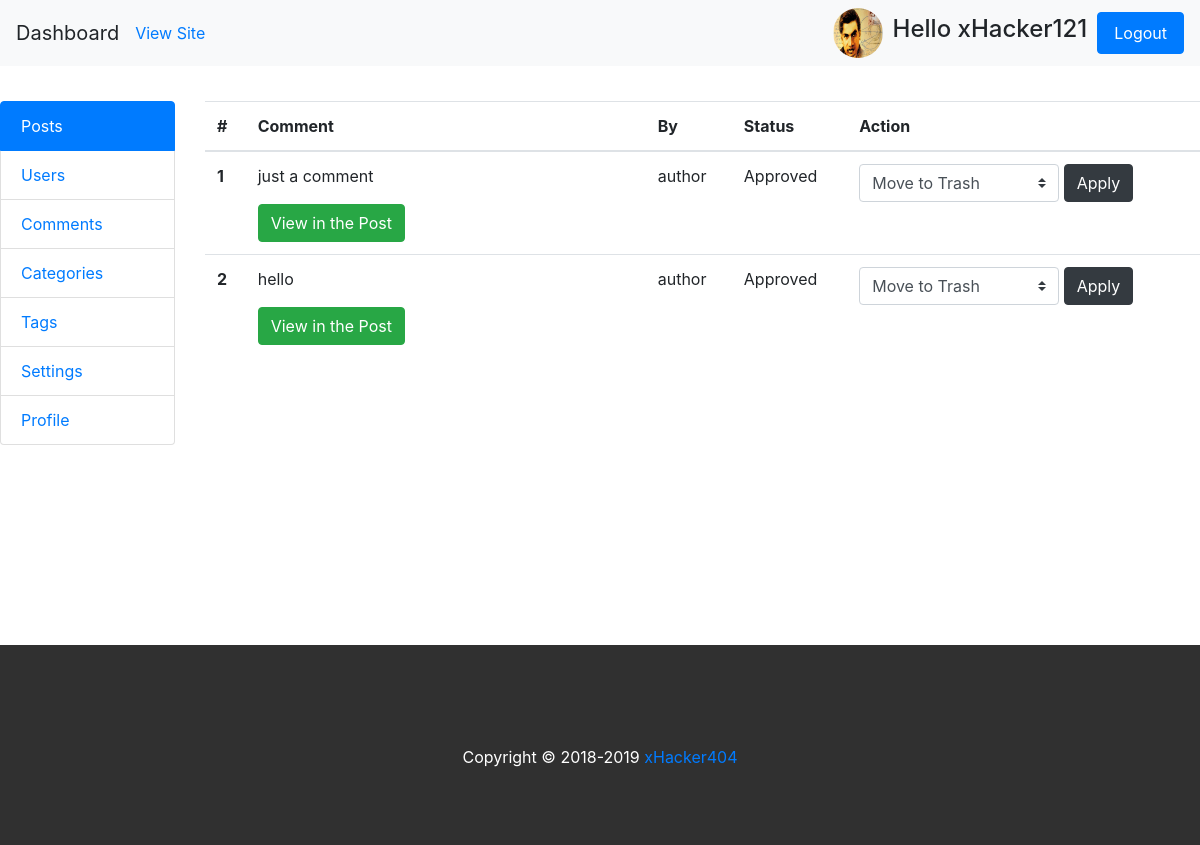
Screenshot of /backend/comments/ (signed in) with the database file from the repository.
### accounts/models.py (models this page shows)
class UserProfileInfo(models.Model):
    user = models.OneToOneField(User,on_delete=models.CASCADE)
    portfolio = models.URLField(blank=True)
    profile_pic = models.ImageField(upload_to='profile_pics', blank=True)
    def __str__(self):
        return self.user.username

### comments/models.py (models this page shows, shortened)
class Comment(models.Model):
    post = models.ForeignKey(Post,on_delete=models.CASCADE, default=1, related_name='comments')
    content = models.CharField(max_length=1000, blank=True)
    author = models.ForeignKey(UserProfileInfo,on_delete=models.CASCADE,default=1)
    created_date = models.DateTimeField(default=datetime.now())
    published_date = models.DateTimeField(null=True, blank=True)
    is_approved = models.BooleanField(default=False)

### backend/views.py (the view)
# urls.py: path('comments/', views.comments, name='comments'),
@user_passes_test(is_moderator)
def comments(request):
    comments = Comment.objects.all();
    my_dict = {'comments':comments}
    return render(request, 'backend/comments.html', context=my_dict)

### backend/views.py (called while the page is built)
def is_moderator(user):
    return user.is_staff

### blog/context_processors.py (called while the page is built)
def post_widget(request):
    all_posts = Post.objects.filter(status='published').order_by('published_date')
    years = []
    tags = Tag.objects.all()
    categories = Category.objects.all()
    for post in all_posts :
        year = post.published_date.year
        if year not in years:
            years.append(year)
    return {
    'all_posts':all_posts,
    'years':years,
    'tags':tags,
    'categories':categories
    }

def site_settings(request):
    settings = BlogSettings.objects.get(id=1)
    site_icon = settings.site_icon
    site_logo = settings.site_logo
    site_title = settings.site_title
    tagline = settings.tagline
    keywords = settings.keywords
    description = settings.description
    post_per_page = settings.post_per_page
    return {
    'site_icon':site_icon,
    'site_logo':site_logo,
    'site_title':site_title,
    'tagline':tagline,
    'keywords':keywords,
    'description':description,
     'post_per_page':post_per_page
    }

def user_profile_info(request):
    profile_pic = ""
    if request.method == 'GET':
        if(request.user.is_authenticated):
            current_user = request.user
            logged_in_user = UserProfileInfo.objects.get(user=current_user)
            profile_pic = logged_in_user.profile_pic
    return{
    'profile_pic':profile_pic
    }

### templates/backend/comments.html (shortened to what this page needs)
<!DOCTYPE html>
{% extends 'backend/base.html'%}
{% block content %}
<div class="col-md-10" >
		<div class="post" style="height:500px; overflow: scroll">
				<table class="table">
					<thead>
						<tr>
							<th scope="col">#</th>
							<th scope="col">Comment</th>
							<th scope="col">By</th>
							<th scope="col">Status</th>
							<th scope="col">Action</th>
						</tr>
					</thead>
					<tbody>
						{% if comments %}
							{% for comment in comments %}
							<tr>
								<th scope="row">{{forloop.counter }}</th>
								<td style="width:400px;">
										<p>{{ comment.content }}</p>
										<a href="/blog/posts/{{comment.post.id}}" class="btn btn-success">View in the Post</a>
								</td>
								<td>{{ comment.author }}</td>
								{% if comment.is_approved %}
								<td>Approved</td>
								<td>
										<form action="{% url 'backend:moderate_comment'%}" method="POST" >
										<select name="action" class="custom-select" style="width:200px">
												<option value="trash">
												Move to Trash
												</option>
										</select>
										<button type="submit" class="btn btn-dark">Apply</button>
									</form>
								</td>
								{% endif %}
							</tr>
							{% endfor %}
						{% endif %}
					</tbody>
				</table>
		</div>
</div>
</div>
{% endblock %}

### templates/backend/base.html (shortened to what this page needs)
<!DOCTYPE html>
{% load staticfiles %}
<html lang="us">
<head>
	<link href="{% static "css/bootstrap.min.css" %}"rel="stylesheet" type="text/css">
	<link href="{% static "css/jquery-ui.css" %}" rel="stylesheet">
	<link type="text/css" rel="stylesheet" href="https://cdn.jsdelivr.net/jquery.jssocials/1.4.0/jssocials.css" />
	<link type="text/css" rel="stylesheet" href="https://cdn.jsdelivr.net/jquery.jssocials/1.4.0/jssocials-theme-classic.css"/>
	<link rel="stylesheet" href="https://cdnjs.cloudflare.com/ajax/libs/font-awesome/4.7.0/css/font-awesome.min.css">
	  <link href="https://cdnjs.cloudflare.com/ajax/libs/summernote/0.8.11/summernote-bs4.css" rel="stylesheet">
	<link href="{% static "css/style.css" %}" rel="stylesheet" type="text/css">
</head>
<body>
    <div class="fluid-container">
    <div class="row">
        <div class="col-md-12">
            <nav class="navbar navbar-expand-lg navbar-light bg-light fixed-top">
              <a class="navbar-brand">Dashboard</a>
							<a target="_blank" href="{% url 'index' %}">View Site</a>
              <div class="collapse navbar-collapse" id="navbarSupportedContent">
                <form class="form-inline my-2 my-lg-0">
                  <img src="/media/{{profile_pic}}" width="50px;" height="50px;" class="profile-icon">
									<h2 style="font-size:24px; padding-left:10px; padding-right:10px"> Hello {{user.username }} </h2>
									<a class="nav-link btn btn-primary" href="{% url 'blog:logout' %}" >Logout</a>
                </form>
              </div>
         </nav>
        </div>
    </div>
        <div class="row" style="margin-top:100px ">
            <div class="col-md-2" id="left-sidebar">
                <div class="list-group">
                    {% if user.is_staff and user.is_superuser %}
										<a href="{% url 'backend:posts'%}" class="list-group-item active">Posts</a>
                    <a href="{% url 'backend:users'%}" class="list-group-item ">Users</a>
                    <a href="{% url 'backend:comments'%}" class="list-group-item ">Comments</a>
                    <a href="{% url 'backend:categories'%}" class="list-group-item ">Categories</a>
                    <a href="{% url 'backend:tags'%}" class="list-group-item ">Tags</a>
										<a href="{% url 'backend:settings'%}" class="list-group-item ">Settings</a>
                    <a href="{% url 'backend:profile'%}" class="list-group-item ">Profile</a>
										{% endif %}
                </div>
            </div>
      	{% block content %}
				{% endblock %}
        </div>
    <div class="row">
            <div class="col-md-12">
                <footer>
                    Copyright &copy; 2018-2019 <a href="#">xHacker404</a>
                </footer>
            </div>
    </div>
</body>
</html>

### static/css/style.css (style rules this page uses)
.post:first-child { margin-top:0px; }
.post { margin-top:40px; }
.post a { text-decoration: none; color: black; }
.profile-icon { border-radius:50%; }
footer { background:#303030; color:white; text-align: center; padding:100px; height:200px; margin-top:44px; }

### templates/backend/base.html (style rules this page uses)
a.btn { color:white; }

### rows the page displays
UserProfileInfo: profile_pic (picture)
Comment: content "just a comment", author "author"
Comment: content "hello", author "author"

### other values shown
{{ user.username }} "xHacker121"
